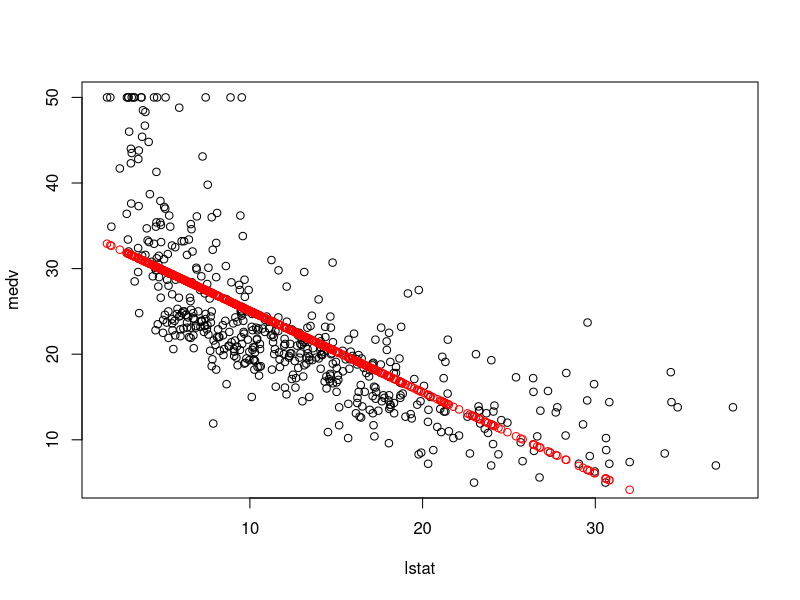
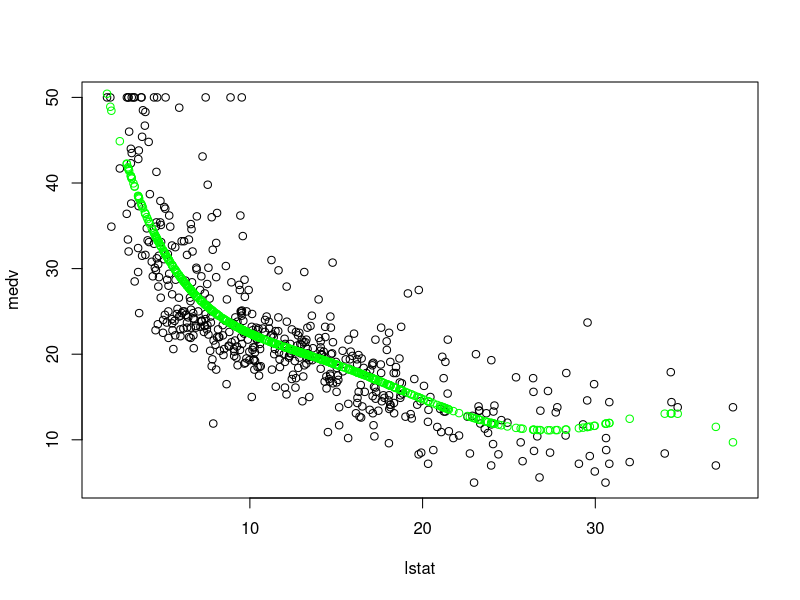
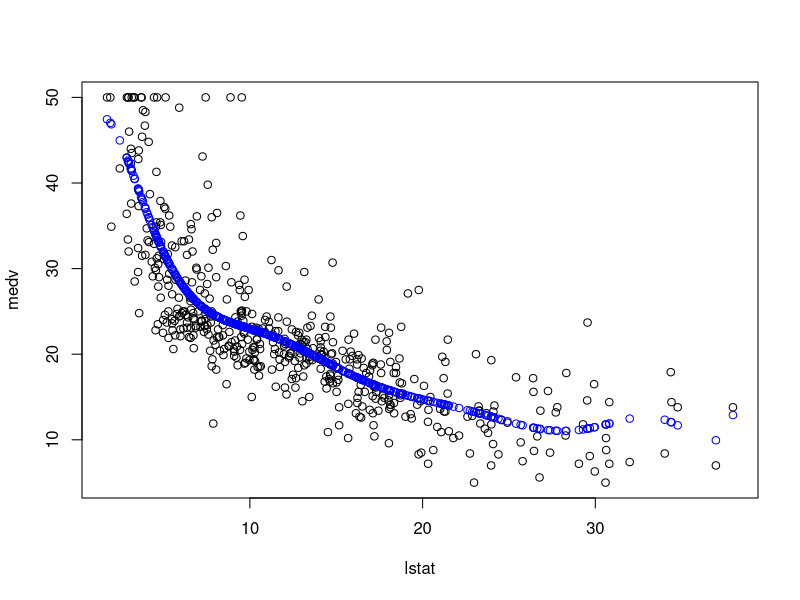
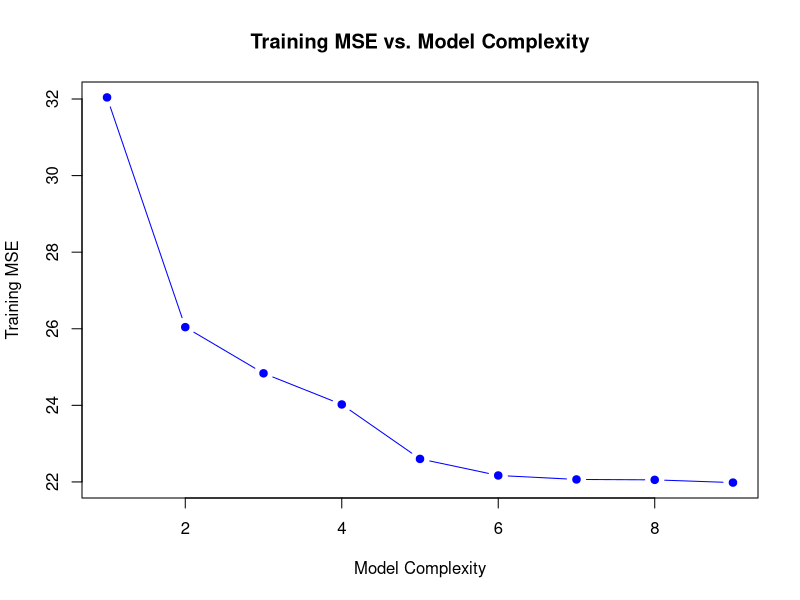
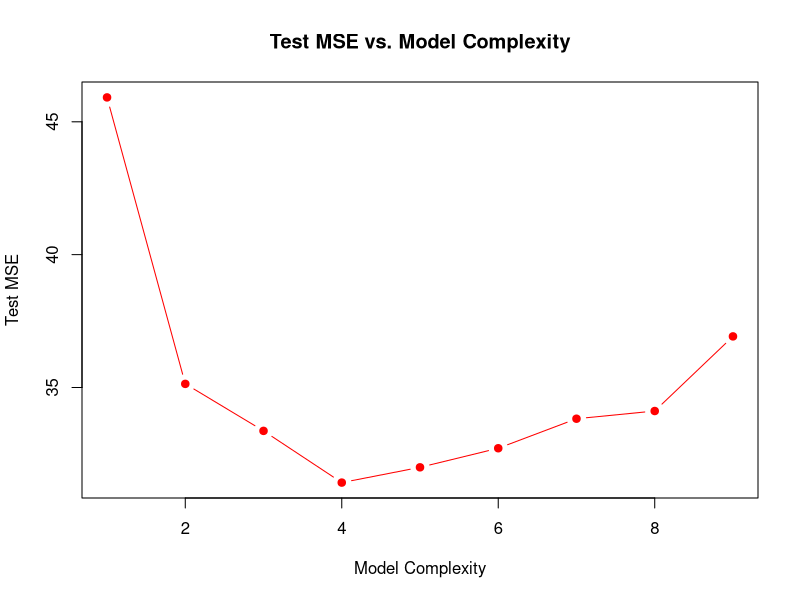

These charts were generated, in order, by the following R code:
library(MASS)

m1 = lm(medv~lstat,data=Boston)
m5 = lm(medv~poly(lstat,5,raw=TRUE),data=Boston)
m9 = lm(medv~poly(lstat,9,raw=TRUE),data=Boston)

par(mfrow=c(1,1))
plot(medv~lstat,data=Boston)
points(Boston$lstat,m1$fitted.values,col='red')
## m1$fitted values are the predicted values we obtain from the model m1

plot(medv~lstat,data=Boston)
points(Boston$lstat,m5$fitted.values,col='green')
## m5$fitted values are the predicted values we obtain from the model m5

plot(medv~lstat,data=Boston)
points(Boston$lstat,m9$fitted.values,col='blue')
## m9$fitted values are the predicted values we obtain from the model m9

set.seed(13)
n = dim(Boston)[1]
train_index = sample(1:n,n/2,replace=F)
train_boston = Boston[train_index,]
test_boston = Boston[-train_index,]

M1 = lm(medv~lstat,data=train_boston)
M5 = lm(medv~poly(lstat,5,raw=TRUE),data=train_boston)
M9 = lm(medv~poly(lstat,9,raw=TRUE),data=train_boston)

## training MSE from M1
mean((train_boston$medv - M1$fitted.values)^2)

## predicted values from the test set
Yhat_test = predict(M1,newdata=test_boston)
## how do we compute the test MSE from M1? 

###########################
#### In-class Activity ####
###########################

#### fit 9 models of increasing complexity on the training set: 
## M1 = lm(medv~poly(lstat,1,raw=TRUE),data=train_boston)
## M2 = lm(medv~poly(lstat,2,raw=TRUE),data=train_boston)
## M3 = lm(medv~poly(lstat,2,raw=TRUE),data=train_boston)
## ..
## ..
## M9 = lm(medv~poly(lstat,9,raw=TRUE),data=train_boston)

## obtain the training MSE and test MSE for each of these models. 
## Create a plot where the training MSE is on the y-axis and the 
## model complexity (1 - 9) is on the x-axis. 
## Create a similar plot for the test MSE. 


# Create vectors to store training and test MSE values
train_mse <- numeric(9)
test_mse <- numeric(9)

# Loop through different model complexities
for (degree in 1:9) {
  # Fit polynomial regression model
  formula <- as.formula(paste("medv ~ poly(lstat,", degree, ", raw=TRUE)"))
  model <- lm(formula, data = train_boston)
  
  train_pred <- predict(model, newdata = train_boston)
  test_pred <- predict(model, newdata = test_boston)
  
  train_mse[degree] <- mean((train_pred - train_boston$medv)^2)
  test_mse[degree] <- mean((test_pred - test_boston$medv)^2)
}

# Create a plot of training MSE vs. model complexity
plot(1:9, train_mse, type = "b", pch = 19, col = "blue",
     xlab = "Model Complexity", ylab = "Training MSE",
     main = "Training MSE vs. Model Complexity")

# Create a plot of test MSE vs. model complexity
plot(1:9, test_mse, type = "b", pch = 19, col = "red",
     xlab = "Model Complexity", ylab = "Test MSE",
     main = "Test MSE vs. Model Complexity")

## Work in groups to come up with a collective solution. 
## Copy/paste your code and plots into Ed Discussion 
## Please make sure you set.seed(13) so that we all get comparable results!
## Please be sure to list all your group members names so that everyone gets participation credit. 
## Only one group memeber needs to post on Ed Discussion. 

